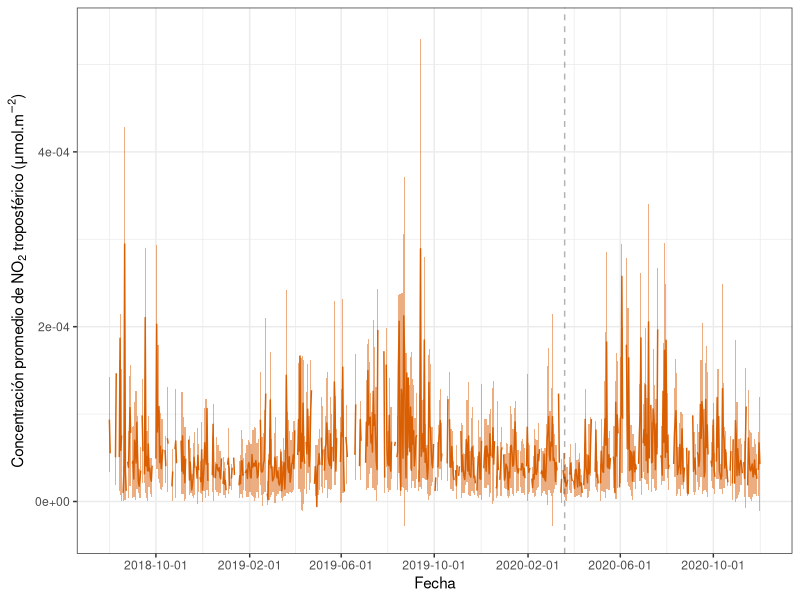

Here is the R script that generated this plot: (Note: this script raises an error after producing the figure.)
rm(list=ls())
gc()

##### Analisis descriptivo NO2 y variables meteorológicas ####
library(tidyverse)
library(data.table)
library(scales)

#### NO2 ####

no2 <- fread("Datos/Procesados/no2_diario_procesado.csv")

# Grafico crudo:

(plot.no2 <- no2 %>%
  ggplot(aes(x = fecha, y = NO2_trop_mean, ymin = NO2_trop_mean -NO2_trop_std, ymax = NO2_trop_mean + NO2_trop_std)) +
  geom_ribbon(alpha = .5, fill = palette.colors(2, "Dark2")[2]) +
  geom_line(col = palette.colors(2, "Dark2")[2]) +
    scale_x_date(breaks = date_breaks("4 month")) +
  theme_bw()+
    geom_vline(xintercept = as.Date("2020-03-20"), alpha = 0.3, linetype = "dashed")+
    labs(x = "Fecha", y = expression(paste("Concentración promedio de ", NO[2], " troposférico (", mu, "mol.", m^-2, ")")), fill = "Período", col = "Período"))

ggsave("Figuras/Descriptiva/Linea_NO2.png", plot.no2, width = 12, height = 6)


# Variacion semanal segun periodo:
no2[, c("periodo", "dia_semana") := .(fifelse(fecha < as.Date("2020-03-20"), "Previo a restricciones", "Durante las restricciones") %>%
                                        as.factor() %>%
                                        fct_rev(),
                                      weekdays(fecha) %>%
                                        str_to_title() %>%
                                        factor(levels = c("Lunes", "Martes", "Miércoles", "Jueves", "Viernes", "Sábado", "Domingo")))]


(plot.variacion.semanal <- no2[, .(NO2_trop_medio = mean(NO2_trop_mean, na.rm = TRUE),
                                   NO2_trop_sd = sd(NO2_trop_mean, na.rm = TRUE)), by = .(dia_semana, periodo)] %>%
    ggplot(aes(x = as.numeric(dia_semana), y = NO2_trop_medio))+
    geom_ribbon(aes(ymin = NO2_trop_medio - NO2_trop_sd, ymax = NO2_trop_medio + NO2_trop_sd, fill = periodo), alpha = 0.3) +
    geom_line(aes(col = periodo))+
    scale_x_continuous(breaks = 1:7, labels = levels(no2$dia_semana), minor_breaks = NULL) +
    scale_fill_brewer(palette = "Dark2") +
    scale_color_brewer(palette = "Dark2") +
    theme_bw()+
    theme(legend.position = "top") +
    labs(x = "Día de la semana", y = "Cantidad de vehículos contados por hora", fill = "Período", col = "Período"))


(plot.variacion.semanal.cuantil <- no2[, .(NO2_trop_medio = median(NO2_trop_mean, na.rm = TRUE),
                                   NO2_trop_2.5 = quantile(NO2_trop_mean, 0.025, na.rm = TRUE),
                                   NO2_trop_97.5 = quantile(NO2_trop_mean, 0.975, na.rm = TRUE)), by = .(dia_semana, periodo)] %>%
    ggplot(aes(x = as.numeric(dia_semana), y = NO2_trop_medio))+
    geom_ribbon(aes(ymin = NO2_trop_2.5, ymax = NO2_trop_97.5, fill = periodo), alpha = 0.3) +
    geom_line(aes(col = periodo))+
    scale_x_continuous(breaks = 1:7, labels = levels(no2$dia_semana), minor_breaks = NULL) +
    scale_fill_brewer(palette = "Dark2") +
    scale_color_brewer(palette = "Dark2") +
    theme_bw()+
    theme(legend.position = "top") +
    labs(x = "Día de la semana", y = "Cantidad de vehículos contados por hora", fill = "Período", col = "Período"))



(boxplot.semanal <- no2 %>%
  ggplot(aes(x = dia_semana, y = NO2_trop_mean, fill = periodo)) +
  geom_boxplot() +
  scale_fill_brewer(palette = "Dark2") +
  theme_bw()+
  theme(legend.position = "top") +
  labs(x = "Día de la semana", y = expression(paste("Concentración promedio de ", NO[2], " troposférico (", mu, "mol.", m^-2, ")")), fill = "Período"))


ggsave("Figuras/Descriptiva/Boxplot_semanal_NO2.png", boxplot.semanal, width = 10, height = 6)


## Autocorrelogramas:
library(ggfortify)
#Diaria

autocorrelacion.diaria <- acf(no2$NO2_trop_mean, lag.max = 500, pl=FALSE, na.action = na.pass)

intervalo.confianza <- ggfortify:::confint.acf(autocorrelacion.diaria, ci.type = 'ma')

(plot.acf.diaria <- data.table(Autocorrelación = autocorrelacion.diaria$acf,
                               Lag = autocorrelacion.diaria$lag,
                               intervalo = intervalo.confianza) %>%
    ggplot(aes(x = Lag, y = Autocorrelación)) +
    geom_ribbon(aes(ymin = -intervalo, ymax = intervalo), alpha = 0.3, fill = palette.colors(1, "Dark2")) +
    geom_segment(aes(xend = Lag, y = 0, yend = Autocorrelación)) +
    geom_point(col = palette.colors(1, "Dark2")) +
    geom_hline(yintercept = 0, linetype = "dashed") +
    theme_bw()+
    labs(x = "Lag (Días)"))

ggsave("Figuras/Descriptiva/Autocorrelograma_no2_diaria.png", plot.acf.diaria, width = 8, height = 4)


#Semanal

no2[, semana := floor((0:(.N-1))/7)]

no2.semana <- no2[, .(NO2_trop_mean = mean(NO2_trop_mean, na.rm = TRUE)), by = semana]

autocorrelacion.semanal <- acf(no2.semana$NO2_trop_mean, lag.max = 150, pl=FALSE, na.action = na.pass)

intervalo.confianza <- ggfortify:::confint.acf(autocorrelacion.semanal, ci.type = 'ma')

(plot.acf.semanal <- data.table(Autocorrelación = autocorrelacion.semanal$acf,
                               Lag = autocorrelacion.semanal$lag,
                               intervalo = intervalo.confianza) %>%
    ggplot(aes(x = Lag, y = Autocorrelación)) +
    geom_ribbon(aes(ymin = -intervalo, ymax = intervalo), alpha = 0.3, fill = palette.colors(1, "Dark2")) +
    geom_segment(aes(xend = Lag, y = 0, yend = Autocorrelación)) +
    geom_point(col = palette.colors(1, "Dark2")) +
    geom_hline(yintercept = 0, linetype = "dashed") +
    theme_bw() +
    labs(x = "Lag (Semanas)") +
    scale_x_continuous(breaks = seq(0, 150, 10)))

ggsave("Figuras/Descriptiva/Autocorrelograma_no2_semanal.png", plot.acf.semanal, width = 8, height = 4)
